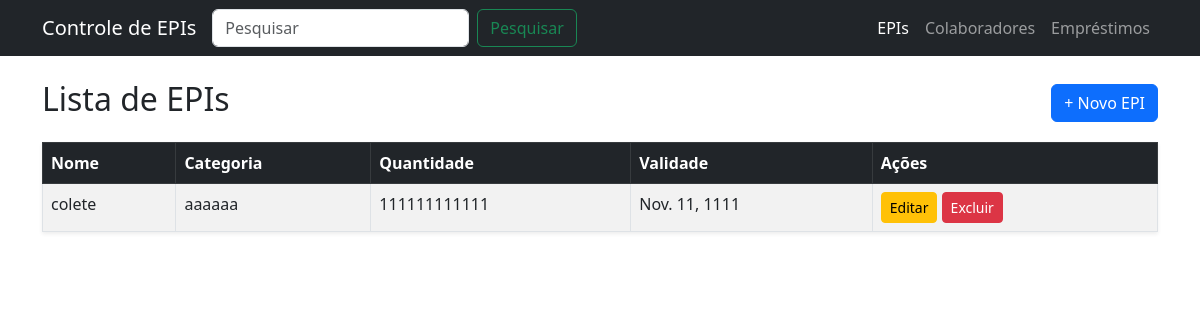
Before: / with the older database file.
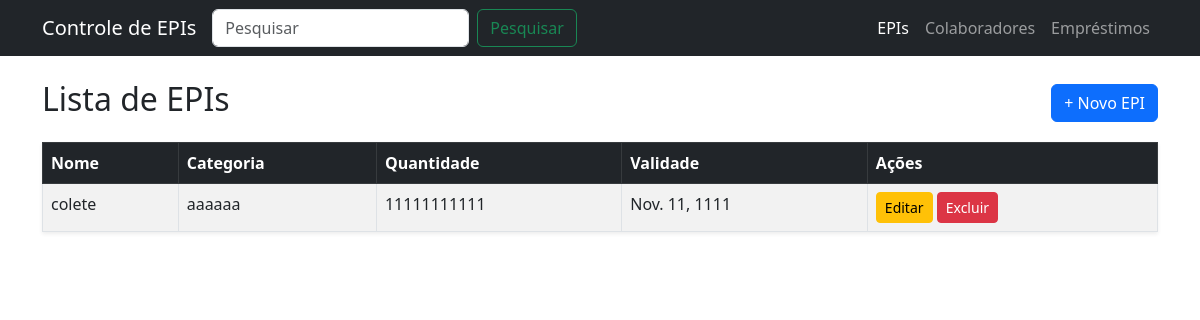
After: the same page with the newer database file.
### app_cad_usuarios/models.py (models this page shows, shortened)
class EPI(models.Model):
    nome = models.CharField(max_length=100)
    categoria = models.CharField(max_length=100)
    quantidade = models.PositiveIntegerField()
    validade = models.DateField(null=True, blank=True)

### app_cad_usuarios/views.py (the view)
# urls.py: path('', views.lista_epis, name='lista_epis'),
def lista_epis(request, check = None):
    q = request.GET.get('q')
    if q:
        epis = EPI.objects.filter(nome__icontains=q)
    else:
        epis = EPI.objects.all()
    return render(request, 'epis/lista.html', {'epis': epis})

### app_cad_usuarios/templates/epis/lista.html (shortened to what this page needs)
{% extends 'base.html' %}
{% block content %}
<div class="d-flex justify-content-between align-items-center mb-3">
    <h2>Lista de EPIs</h2>
    <a href="{% url 'criar_epi' %}" class="btn btn-primary">+ Novo EPI</a>
</div>
{% if epis %}
<table class="table table-striped table-bordered shadow-sm">
    <thead class="table-dark">
        <tr>
            <th>Nome</th>
            <th>Categoria</th>
            <th>Quantidade</th>
            <th>Validade</th>
            <th>Ações</th>
        </tr>
    </thead>
    <tbody>
        {% for e in epis %}
        <tr>
            <td>{{ e.nome }}</td>
            <td>{{ e.categoria }}</td>
            <td>{{ e.quantidade }}</td>
            <td>{{ e.validade|default:"-" }}</td>
            <td>
                <a href="{% url 'editar_epi' e.id %}" class="btn btn-sm btn-warning">Editar</a>
                <a href="{% url 'deletar_epi' e.id %}" class="btn btn-sm btn-danger">Excluir</a>
            </td>
        </tr>
        {% endfor %}
    </tbody>
</table>
{% else %}
<div class="alert alert-info text-center">
    Nenhum EPI cadastrado ainda.
</div>
{% endif %}
{% endblock %}

Changed rows visible on the page:
changed EPI "colete": quantidade "111111111111" → "11111111111"
